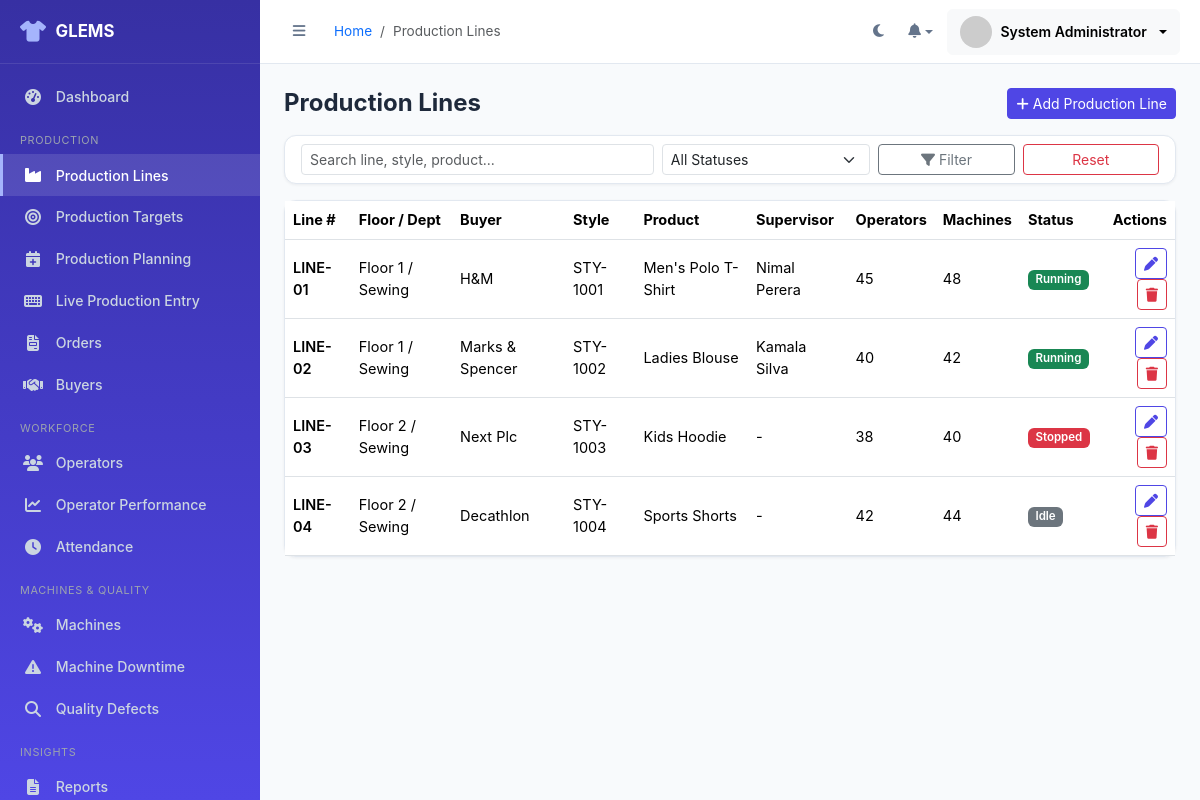
/admin/production_lines.php (signed in), run on the app's committed database.
### tables this page shows
CREATE TABLE production_lines (
    line_id INT AUTO_INCREMENT PRIMARY KEY,
    line_number VARCHAR(20) NOT NULL UNIQUE,
    floor VARCHAR(30) DEFAULT NULL,
    department VARCHAR(50) DEFAULT NULL,
    buyer_id INT DEFAULT NULL,
    style_number VARCHAR(50) DEFAULT NULL,
    product_name VARCHAR(100) DEFAULT NULL,
    supervisor_id INT DEFAULT NULL,
    operator_count INT DEFAULT 0,
    machine_count INT DEFAULT 0,
    working_hours DECIMAL(4,2) DEFAULT 8.00,
    status ENUM('running','stopped','maintenance','idle') DEFAULT 'idle',
    created_at DATETIME DEFAULT CURRENT_TIMESTAMP,
    updated_at DATETIME DEFAULT CURRENT_TIMESTAMP ON UPDATE CURRENT_TIMESTAMP,
    FOREIGN KEY (buyer_id) REFERENCES buyers(buyer_id) ON DELETE SET NULL,
    FOREIGN KEY (supervisor_id) REFERENCES users(user_id) ON DELETE SET NULL
);

CREATE TABLE buyers (
    buyer_id INT AUTO_INCREMENT PRIMARY KEY,
    buyer_name VARCHAR(100) NOT NULL,
    contact_person VARCHAR(100) DEFAULT NULL,
    email VARCHAR(100) DEFAULT NULL,
    phone VARCHAR(20) DEFAULT NULL,
    country VARCHAR(50) DEFAULT NULL,
    address VARCHAR(255) DEFAULT NULL,
    status ENUM('active','inactive') DEFAULT 'active',
    created_at DATETIME DEFAULT CURRENT_TIMESTAMP
);

CREATE TABLE users (
    user_id INT AUTO_INCREMENT PRIMARY KEY,
    role_id INT NOT NULL,
    employee_id VARCHAR(20) DEFAULT NULL,
    full_name VARCHAR(100) NOT NULL,
    username VARCHAR(50) NOT NULL UNIQUE,
    email VARCHAR(100) NOT NULL UNIQUE,
    phone VARCHAR(20) DEFAULT NULL,
    password_hash VARCHAR(255) NOT NULL,
    profile_photo VARCHAR(255) DEFAULT NULL,
    status ENUM('active','inactive','suspended') DEFAULT 'active',
    remember_token VARCHAR(100) DEFAULT NULL,
    reset_token VARCHAR(100) DEFAULT NULL,
    reset_token_expiry DATETIME DEFAULT NULL,
    last_login DATETIME DEFAULT NULL,
    created_at DATETIME DEFAULT CURRENT_TIMESTAMP,
    updated_at DATETIME DEFAULT CURRENT_TIMESTAMP ON UPDATE CURRENT_TIMESTAMP,
    FOREIGN KEY (role_id) REFERENCES roles(role_id)
);

### admin/production_lines.php (the view, shortened to what this page needs)
<?php
$pdo = getDBConnection();
$search = get('search', '');
$where = [];
$params = [];
$whereSql = $where ? ('WHERE ' . implode(' AND ', $where)) : '';
$countStmt = $pdo->prepare("SELECT COUNT(*) FROM production_lines pl $whereSql");
$countStmt->execute($params);
$total = (int)$countStmt->fetchColumn();
$p = paginate($total, 10);
$stmt = $pdo->prepare(
    "SELECT pl.*, b.buyer_name, u.full_name AS supervisor_name
     FROM production_lines pl
     LEFT JOIN buyers b ON b.buyer_id = pl.buyer_id
     LEFT JOIN users u ON u.user_id = pl.supervisor_id
     $whereSql
     ORDER BY pl.line_number
     LIMIT {$p['limit']} OFFSET {$p['offset']}"
);
$stmt->execute($params);
$lines = $stmt->fetchAll();
include BASE_PATH . '/includes/layout_start.php';
?>
<div class="d-flex justify-content-between align-items-center mb-3 flex-wrap gap-2">
    <h4 class="fw-bold mb-0">Production Lines</h4>
    <button class="btn btn-primary btn-sm" data-bs-toggle="modal" data-bs-target="#lineModal" onclick="resetLineForm()">
        <i class="fa-solid fa-plus me-1"></i>Add Production Line
    </button>
</div>
<div class="card mb-3">
    <div class="card-body py-2">
        <form class="row g-2 align-items-center" method="GET">
            <div class="col-md-5">
                <input type="text" name="search" class="form-control form-control-sm" placeholder="Search line, style, product..." value="<?= e($search) ?>">
            </div>
            <div class="col-md-3">
                <select name="status" class="form-select form-select-sm">
                    <option value="">All Statuses</option>
                </select>
            </div>
            <div class="col-md-2">
                <button class="btn btn-outline-secondary btn-sm w-100" type="submit"><i class="fa-solid fa-filter me-1"></i>Filter</button>
            </div>
            <div class="col-md-2">
                <a href="production_lines.php" class="btn btn-outline-danger btn-sm w-100">Reset</a>
            </div>
        </form>
    </div>
</div>
<div class="card">
    <div class="table-responsive">
        <table class="table table-hover mb-0 align-middle">
            <thead><tr>
                <th>Line #</th><th>Floor / Dept</th><th>Buyer</th><th>Style</th><th>Product</th>
                <th>Supervisor</th><th>Operators</th><th>Machines</th><th>Status</th><th class="text-end">Actions</th>
            </tr></thead>
            <tbody>
            <?php foreach ($lines as $l): ?>
                <tr>
                    <td class="fw-semibold"><?= e($l['line_number']) ?></td>
                    <td><?= e($l['floor']) ?> / <?= e($l['department']) ?></td>
                    <td><?= e($l['buyer_name'] ?? '-') ?></td>
                    <td><?= e($l['style_number']) ?></td>
                    <td><?= e($l['product_name']) ?></td>
                    <td><?= e($l['supervisor_name'] ?? '-') ?></td>
                    <td><?= e($l['operator_count']) ?></td>
                    <td><?= e($l['machine_count']) ?></td>
                    <td><?= status_badge($l['status']) ?></td>
                    <td class="text-end">
                        <button class="btn btn-sm btn-outline-primary" onclick='editLine(<?= json_encode($l) ?>)' title="Edit"><i class="fa-solid fa-pen"></i></button>
                        <button class="btn btn-sm btn-outline-danger" onclick="deleteLine(<?= (int)$l['line_id'] ?>)" title="Delete"><i class="fa-solid fa-trash"></i></button>
                    </td>
                </tr>
            <?php endforeach; ?>
            </tbody>
        </table>
    </div>
</div>
<?php
include BASE_PATH . '/includes/layout_end.php';
?>

### includes/functions.php (shortened to what this page needs)
<?php
function e(?string $value): string
{
    return htmlspecialchars($value ?? '', ENT_QUOTES, 'UTF-8');
}
function get(string $key, $default = null)
{
    return isset($_GET[$key]) ? clean_input($_GET[$key]) : $default;
}
function status_badge(string $status): string
{
    $map = [
        'active'      => 'success', 'running'  => 'success', 'resolved' => 'success',
        'inactive'    => 'secondary', 'idle'    => 'secondary',
        'stopped'     => 'danger',  'suspended' => 'danger', 'absent'   => 'danger',
        'maintenance' => 'warning', 'open'     => 'warning', 'pending'  => 'warning',
        'in_progress' => 'info',    'present'  => 'success', 'leave'    => 'info',
        'completed'   => 'primary', 'delayed'  => 'danger', 'cancelled' => 'secondary',
    ];
    $class = $map[$status] ?? 'secondary';
    $label = ucwords(str_replace('_', ' ', $status));
    return '<span class="badge bg-' . $class . '">' . e($label) . '</span>';
}
function paginate(int $totalRows, int $perPage = 20): array
{
    $page = max(1, (int)get('page', 1));
    $totalPages = max(1, (int)ceil($totalRows / $perPage));
    $page = min($page, $totalPages);
    $offset = ($page - 1) * $perPage;
    return ['offset' => $offset, 'limit' => $perPage, 'page' => $page, 'total_pages' => $totalPages];
}

### assets/css/style.css (style rules this page uses)
:root { --glems-primary: #4F46E5; --glems-primary-light: #818CF8; --glems-primary-dark: #3730A3; --glems-success: #10B981; --glems-warning: #F59E0B; --glems-danger: #EF4444; --glems-accent: #06B6D4; --glems-bg: #F8FAFC; --glems-surface: #FFFFFF; --glems-border: #E2E8F0; --glems-text: #1E293B; --glems-text-muted: #64748B; --sidebar-width: 260px; --sidebar-collapsed: 78px; --header-height: 64px; --radius: 12px; --shadow-sm: 0 1px 3px rgba(15,23,42,0.06); --shadow-md: 0 4px 16px rgba(15,23,42,0.08); }
* { box-sizing: border-box; }
body { background: var(--glems-bg); color: var(--glems-text); font-family: 'Inter', 'Segoe UI', system-ui, sans-serif; font-size: 14.5px; transition: background .25s, color .25s; }
.card { border:1px solid var(--glems-border); border-radius:var(--radius); box-shadow:var(--shadow-sm); background:var(--glems-surface); }
.btn-primary { background:var(--glems-primary); border-color:var(--glems-primary); }
.btn-outline-primary { color:var(--glems-primary); border-color:var(--glems-primary); }
.badge { font-weight:600; font-size:.72rem; }

### data on the page
production_lines: line_number "LINE-01", floor "Floor 1", department "Sewing", buyer.buyer_name "H&M", style_number "STY-1001", product_name "Men's Polo T-Shirt", supervisor.full_name "Nimal Perera", operator_count "45", machine_count "48", status "Running"
production_lines: line_number "LINE-02", floor "Floor 1", department "Sewing", buyer.buyer_name "Marks & Spencer", style_number "STY-1002", product_name "Ladies Blouse", supervisor.full_name "Kamala Silva", operator_count "40", machine_count "42", status "Running"
production_lines: line_number "LINE-03", floor "Floor 2", department "Sewing", buyer.buyer_name "Next Plc", style_number "STY-1003", product_name "Kids Hoodie", supervisor_name "-", operator_count "38", machine_count "40", status "Stopped"
production_lines: line_number "LINE-04", floor "Floor 2", department "Sewing", buyer.buyer_name "Decathlon", style_number "STY-1004", product_name "Sports Shorts", supervisor_name "-", operator_count "42", machine_count "44", status "Idle"

### other printed values
APP_NAME "GLEMS"
$label "Dashboard Production Lines Production Targets Production Planning Live Production Entry Orders Buyers Operators Operator Performance Attendance Machines Machine Downtime Quality Defects Reports"
$bc['label'] "Production Lines"
$_SESSION['full_name'] "System Administrator"
